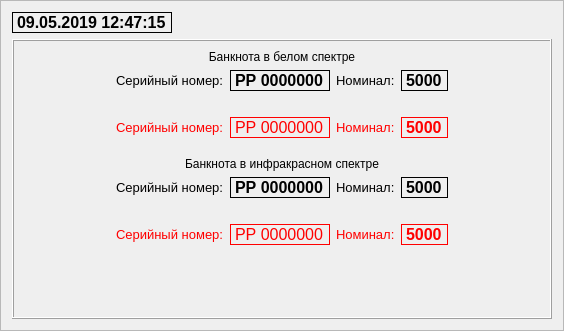
         <widget class="QFrame" name="frame_2">
          <property name="frameShape">
           <enum>QFrame::StyledPanel</enum>
          </property>
          <property name="frameShadow">
           <enum>QFrame::Raised</enum>
          </property>
          <layout class="QGridLayout" name="gridLayout_11">
           <item row="0" column="0">
            <layout class="QGridLayout" name="gridLayout_3">
             <item row="0" column="1" colspan="3">
              <spacer name="horizontalSpacer_13">
               <property name="orientation">
                <enum>Qt::Horizontal</enum>
               </property>
               <property name="sizeHint" stdset="0">
                <size>
                 <width>40</width>
                 <height>20</height>
                </size>
               </property>
              </spacer>
             </item>
             <item row="0" column="0">
              <widget class="QLabel" name="Curtimelabel">
               <property name="sizePolicy">
                <sizepolicy hsizetype="Fixed" vsizetype="Fixed">
                 <horstretch>0</horstretch>
                 <verstretch>0</verstretch>
                </sizepolicy>
               </property>
               <property name="font">
                <font>
                 <pointsize>12</pointsize>
                 <weight>75</weight>
                 <bold>true</bold>
                </font>
               </property>
               <property name="frameShape">
                <enum>QFrame::Panel</enum>
               </property>
               <property name="text">
                <string>&lt;html&gt;&lt;head/&gt;&lt;body&gt;&lt;p&gt;09.05.2019 12:47:15&lt;/p&gt;&lt;/body&gt;&lt;/html&gt;</string>
               </property>
              </widget>
             </item>
            </layout>
           </item>
           <item row="1" column="0">
            <widget class="QFrame" name="frame_5">
             <property name="frameShape">
              <enum>QFrame::Box</enum>
             </property>
             <property name="frameShadow">
              <enum>QFrame::Raised</enum>
             </property>
             <layout class="QGridLayout" name="gridLayout">
              <item row="0" column="0">
               <layout class="QVBoxLayout" name="verticalLayout_2">
                <item>
                 <layout class="QGridLayout" name="gridLayout_5">
                  <item row="3" column="0">
                   <layout class="QHBoxLayout" name="horizontalLayout_2">
                    <item>
                     <spacer name="horizontalSpacer_4">
                      <property name="orientation">
                       <enum>Qt::Horizontal</enum>
                      </property>
                      <property name="sizeHint" stdset="0">
                       <size>
                        <width>40</width>
                        <height>20</height>
                       </size>
                      </property>
                     </spacer>
                    </item>
                    <item>
                     <widget class="QLabel" name="label_9">
                      <property name="font">
                       <font>
                        <pointsize>10</pointsize>
                       </font>
                      </property>
                      <property name="text">
                       <string>&lt;html&gt;&lt;head/&gt;&lt;body&gt;&lt;p&gt;&lt;span style=&quot; color:#ff0000;&quot;&gt;Серийный номер:&lt;/span&gt;&lt;/p&gt;&lt;/body&gt;&lt;/html&gt;</string>
                      </property>
                     </widget>
                    </item>
                    <item>
                     <widget class="QLabel" name="label_10">
                      <property name="font">
                       <font>
                        <pointsize>12</pointsize>
                        <weight>75</weight>
                        <bold>true</bold>
                       </font>
                      </property>
                      <property name="styleSheet">
                       <string notr="true">color : rgb(255, 0, 0);</string>
                      </property>
                      <property name="frameShape">
                       <enum>QFrame::Panel</enum>
                      </property>
                      <property name="frameShadow">
                       <enum>QFrame::Plain</enum>
                      </property>
                      <property name="text">
                       <string>&lt;html&gt;&lt;head/&gt;&lt;body&gt;&lt;p&gt;&lt;span style=&quot; font-weight:400; color:#ff0000;&quot;&gt;РР 0000000&lt;/span&gt;&lt;/p&gt;&lt;/body&gt;&lt;/html&gt;</string>
                      </property>
                     </widget>
                    </item>
                    <item>
                     <widget class="QLabel" name="label_11">
                      <property name="font">
                       <font>
                        <pointsize>10</pointsize>
                       </font>
                      </property>
                      <property name="text">
                       <string>&lt;html&gt;&lt;head/&gt;&lt;body&gt;&lt;p&gt;&lt;span style=&quot; color:#ff0000;&quot;&gt;Номинал:&lt;/span&gt;&lt;/p&gt;&lt;/body&gt;&lt;/html&gt;</string>
                      </property>
                     </widget>
                    </item>
                    <item>
                     <widget class="QLabel" name="label_12">
                      <property name="font">
                       <font>
                        <pointsize>12</pointsize>
                        <weight>75</weight>
                        <bold>true</bold>
                       </font>
                      </property>
                      <property name="styleSheet">
                       <string notr="true">color : rgb(255, 0, 0);</string>
                      </property>
                      <property name="frameShape">
                       <enum>QFrame::Panel</enum>
                      </property>
                      <property name="frameShadow">
                       <enum>QFrame::Plain</enum>
                      </property>
                      <property name="text">
                       <string>&lt;html&gt;&lt;head/&gt;&lt;body&gt;&lt;p&gt;&lt;span style=&quot; color:#ff0000;&quot;&gt;5000&lt;/span&gt;&lt;/p&gt;&lt;/body&gt;&lt;/html&gt;</string>
                      </property>
                     </widget>
                    </item>
                    <item>
                     <spacer name="horizontalSpacer_5">
                      <property name="orientation">
                       <enum>Qt::Horizontal</enum>
                      </property>
                      <property name="sizeHint" stdset="0">
                       <size>
                        <width>40</width>
                        <height>20</height>
                       </size>
                      </property>
                     </spacer>
                    </item>
                   </layout>
                  </item>
                  <item row="0" column="0">
                   <widget class="QLabel" name="label_4">
                    <property name="sizePolicy">
                     <sizepolicy hsizetype="Preferred" vsizetype="Preferred">
                      <horstretch>0</horstretch>
                      <verstretch>0</verstretch>
                     </sizepolicy>
                    </property>
                    <property name="text">
                     <string>&lt;html&gt;&lt;head/&gt;&lt;body&gt;&lt;p align=&quot;center&quot;&gt;Банкнота в белом спектре&lt;/p&gt;&lt;/body&gt;&lt;/html&gt;</string>
                    </property>
                   </widget>
                  </item>
                  <item row="1" column="0">
                   <layout class="QHBoxLayout" name="horizontalLayout_4">
                    <item>
                     <spacer name="horizontalSpacer_8">
                      <property name="orientation">
                       <enum>Qt::Horizontal</enum>
                      </property>
                      <property name="sizeHint" stdset="0">
                       <size>
                        <width>40</width>
                        <height>20</height>
                       </size>
                      </property>
                     </spacer>
                    </item>
                    <item>
                     <widget class="QLabel" name="label_5">
                      <property name="font">
                       <font>
                        <pointsize>10</pointsize>
                       </font>
                      </property>
                      <property name="text">
                       <string>Серийный номер:</string>
                      </property>
                     </widget>
                    </item>
                    <item>
                     <widget class="QLabel" name="label_6">
                      <property name="font">
                       <font>
                        <pointsize>12</pointsize>
                        <weight>75</weight>
                        <bold>true</bold>
                       </font>
                      </property>
                      <property name="frameShape">
                       <enum>QFrame::Panel</enum>
                      </property>
                      <property name="text">
                       <string>РР 0000000</string>
                      </property>
                     </widget>
                    </item>
                    <item>
                     <widget class="QLabel" name="label_7">
                      <property name="font">
                       <font>
                        <pointsize>10</pointsize>
                       </font>
                      </property>
                      <property name="text">
                       <string>Номинал:</string>
                      </property>
                     </widget>
                    </item>
                    <item>
                     <widget class="QLabel" name="label_8">
                      <property name="font">
                       <font>
                        <pointsize>12</pointsize>
                        <weight>75</weight>
                        <bold>true</bold>
                       </font>
                      </property>
                      <property name="frameShape">
                       <enum>QFrame::Panel</enum>
                      </property>
                      <property name="text">
                       <string>5000</string>
                      </property>
                     </widget>
                    </item>
                    <item>
                     <spacer name="horizontalSpacer_9">
                      <property name="orientation">
                       <enum>Qt::Horizontal</enum>
                      </property>
                      <property name="sizeHint" stdset="0">
                       <size>
                        <width>40</width>
                        <height>20</height>
                       </size>
                      </property>
                     </spacer>
                    </item>
                   </layout>
                  </item>
                  <item row="2" column="0">
                   <widget class="QLabel" name="WhiteSpectorPic">
                    <property name="sizePolicy">
                     <sizepolicy hsizetype="Expanding" vsizetype="Expanding">
                      <horstretch>0</horstretch>
                      <verstretch>0</verstretch>
                     </sizepolicy>
                    </property>
                    <property name="frameShape">
                     <enum>QFrame::NoFrame</enum>
                    </property>
                    <property name="text">
                     <string/>
                    </property>
                    <property name="pixmap">
                     <pixmap resource="pictures.qrc">:/pictures/img/WhiteSpectorPic.png</pixmap>
                    </property>
                   </widget>
                  </item>
                 </layout>
                </item>
                <item>
                 <spacer name="verticalSpacer_3">
                  <property name="orientation">
                   <enum>Qt::Vertical</enum>
                  </property>
                  <property name="sizeType">
                   <enum>QSizePolicy::Expanding</enum>
                  </property>
                  <property name="sizeHint" stdset="0">
                   <size>
                    <width>518</width>
                    <height>13</height>
                   </size>
                  </property>
                 </spacer>
                </item>
                <item>
                 <layout class="QGridLayout" name="gridLayout_4">
                  <item row="1" column="0">
                   <layout class="QHBoxLayout" name="horizontalLayout_3">
                    <item>
                     <spacer name="horizontalSpacer_10">
                      <property name="orientation">
                       <enum>Qt::Horizontal</enum>
                      </property>
                      <property name="sizeHint" stdset="0">
                       <size>
                        <width>40</width>
                        <height>20</height>
                       </size>
                      </property>
                     </spacer>
                    </item>
                    <item>
                     <widget class="QLabel" name="label_14">
                      <property name="font">
                       <font>
                        <pointsize>10</pointsize>
                       </font>
                      </property>
                      <property name="text">
                       <string>Серийный номер:</string>
                      </property>
                     </widget>
                    </item>
                    <item>
                     <widget class="QLabel" name="label_15">
                      <property name="font">
                       <font>
                        <pointsize>12</pointsize>
                        <weight>75</weight>
                        <bold>true</bold>
                       </font>
                      </property>
                      <property name="frameShape">
                       <enum>QFrame::Panel</enum>
                      </property>
                      <property name="text">
                       <string>РР 0000000</string>
                      </property>
                     </widget>
                    </item>
                    <item>
                     <widget class="QLabel" name="label_16">
                      <property name="font">
                       <font>
                        <pointsize>10</pointsize>
                       </font>
                      </property>
                      <property name="text">
                       <string>Номинал:</string>
                      </property>
                     </widget>
                    </item>
                    <item>
                     <widget class="QLabel" name="label_17">
                      <property name="font">
                       <font>
                        <pointsize>12</pointsize>
                        <weight>75</weight>
                        <bold>true</bold>
                       </font>
                      </property>
                      <property name="frameShape">
                       <enum>QFrame::Panel</enum>
                      </property>
                      <property name="text">
                       <string>5000</string>
                      </property>
                     </widget>
                    </item>
                    <item>
                     <spacer name="horizontalSpacer_11">
                      <property name="orientation">
                       <enum>Qt::Horizontal</enum>
                      </property>
                      <property name="sizeHint" stdset="0">
                       <size>
                        <width>40</width>
                        <height>20</height>
                       </size>
                      </property>
                     </spacer>
                    </item>
                   </layout>
                  </item>
                  <item row="4" column="0">
                   <spacer name="verticalSpacer">
                    <property name="orientation">
                     <enum>Qt::Vertical</enum>
                    </property>
                    <property name="sizeHint" stdset="0">
                     <size>
                      <width>20</width>
                      <height>40</height>
                     </size>
                    </property>
                   </spacer>
                  </item>
                  <item row="3" column="0">
                   <layout class="QHBoxLayout" name="horizontalLayout">
                    <item>
                     <spacer name="horizontalSpacer_6">
                      <property name="orientation">
                       <enum>Qt::Horizontal</enum>
                      </property>
                      <property name="sizeHint" stdset="0">
                       <size>
                        <width>40</width>
                        <height>20</height>
                       </size>
                      </property>
                     </spacer>
                    </item>
                    <item>
                     <widget class="QLabel" name="label_19">
                      <property name="font">
                       <font>
                        <pointsize>10</pointsize>
                       </font>
                      </property>
                      <property name="text">
                       <string>&lt;html&gt;&lt;head/&gt;&lt;body&gt;&lt;p&gt;&lt;span style=&quot; color:#ff0000;&quot;&gt;Серийный номер:&lt;/span&gt;&lt;/p&gt;&lt;/body&gt;&lt;/html&gt;</string>
                      </property>
                     </widget>
                    </item>
                    <item>
                     <widget class="QLabel" name="label_20">
                      <property name="font">
                       <font>
                        <pointsize>12</pointsize>
                        <weight>75</weight>
                        <bold>true</bold>
                       </font>
                      </property>
                      <property name="styleSheet">
                       <string notr="true">color : rgb(255, 0, 0);</string>
                      </property>
                      <property name="frameShape">
                       <enum>QFrame::Panel</enum>
                      </property>
                      <property name="text">
                       <string>&lt;html&gt;&lt;head/&gt;&lt;body&gt;&lt;p&gt;&lt;span style=&quot; font-weight:400; color:#ff0000;&quot;&gt;РР 0000000&lt;/span&gt;&lt;/p&gt;&lt;/body&gt;&lt;/html&gt;</string>
                      </property>
                     </widget>
                    </item>
                    <item>
                     <widget class="QLabel" name="label_21">
                      <property name="font">
                       <font>
                        <pointsize>10</pointsize>
                       </font>
                      </property>
                      <property name="text">
                       <string>&lt;html&gt;&lt;head/&gt;&lt;body&gt;&lt;p&gt;&lt;span style=&quot; color:#ff0000;&quot;&gt;Номинал:&lt;/span&gt;&lt;/p&gt;&lt;/body&gt;&lt;/html&gt;</string>
                      </property>
                     </widget>
                    </item>
                    <item>
                     <widget class="QLabel" name="label_22">
                      <property name="font">
                       <font>
                        <pointsize>12</pointsize>
                        <weight>75</weight>
                        <bold>true</bold>
                       </font>
                      </property>
                      <property name="styleSheet">
                       <string notr="true">color : rgb(255, 0, 0);</string>
                      </property>
                      <property name="frameShape">
                       <enum>QFrame::Panel</enum>
                      </property>
                      <property name="text">
                       <string>&lt;html&gt;&lt;head/&gt;&lt;body&gt;&lt;p&gt;&lt;span style=&quot; color:#ff0000;&quot;&gt;5000&lt;/span&gt;&lt;/p&gt;&lt;/body&gt;&lt;/html&gt;</string>
                      </property>
                     </widget>
                    </item>
                    <item>
                     <spacer name="horizontalSpacer_7">
                      <property name="orientation">
                       <enum>Qt::Horizontal</enum>
                      </property>
                      <property name="sizeHint" stdset="0">
                       <size>
                        <width>40</width>
                        <height>20</height>
                       </size>
                      </property>
                     </spacer>
                    </item>
                   </layout>
                  </item>
                  <item row="0" column="0">
                   <widget class="QLabel" name="label_13">
                    <property name="text">
                     <string>&lt;html&gt;&lt;head/&gt;&lt;body&gt;&lt;p align=&quot;center&quot;&gt;Банкнота в инфракрасном спектре&lt;/p&gt;&lt;/body&gt;&lt;/html&gt;</string>
                    </property>
                   </widget>
                  </item>
                  <item row="2" column="0">
                   <widget class="QLabel" name="InfraSpectorPic">
                    <property name="sizePolicy">
                     <sizepolicy hsizetype="Expanding" vsizetype="Expanding">
                      <horstretch>0</horstretch>
                      <verstretch>0</verstretch>
                     </sizepolicy>
                    </property>
                    <property name="frameShape">
                     <enum>QFrame::NoFrame</enum>
                    </property>
                    <property name="text">
                     <string/>
                    </property>
                    <property name="pixmap">
                     <pixmap resource="pictures.qrc">:/pictures/img/InfraSpectorPic.png</pixmap>
                    </property>
                   </widget>
                  </item>
                 </layout>
                </item>
                <item>
                 <spacer name="verticalSpacer_5">
                  <property name="orientation">
                   <enum>Qt::Vertical</enum>
                  </property>
                  <property name="sizeHint" stdset="0">
                   <size>
                    <width>518</width>
                    <height>23</height>
                   </size>
                  </property>
                 </spacer>
                </item>
               </layout>
              </item>
             </layout>
            </widget>
           </item>
          </layout>
         </widget>
